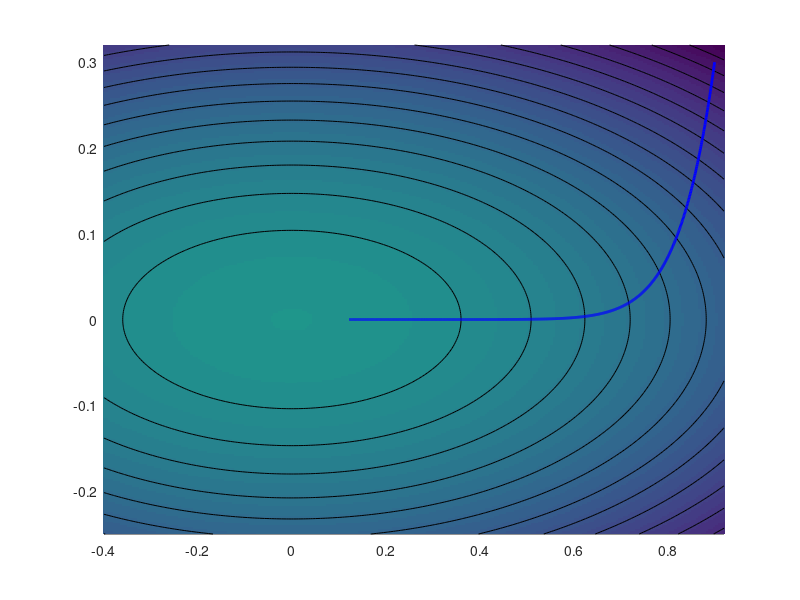

MATLAB code for this plot: (Note: this script raises an error after producing the figure.)
%%
% Gradient descent on a quadratic function.

rep = 'results/';
[~,~] = mkdir(rep);

% x^2+a*y^2
a = 2;

gmode = 'nesterov1';
gmode = 'nesterov';
gmode = 'heavyball';

% anisotropy
a = 12;
% initial point
z0 = .9 + 1i * .3;

% display
N = 256;
tx = linspace(-.4,.92,N);
ty = linspace(-.25,.32,N);
[Y,X] = meshgrid(ty,tx);
F = ( X.^2+a*Y.^2 )/2;
                

clf; hold on;
imagesc(tx,ty,-F');
contour(tx,ty,F', 15, 'k');

% descent step size
tau = .01/10;
niter = round(2/tau);
% momentum
q = 9;
switch gmode
    case  'heavyball'
        mulist = linspace(0,.98,q);
    case {'nesterov' 'nesterov1'}
        mulist = linspace(0,.99,q);
end
% mulist = 0*[1 1];



% gradient of F
gF = @(z) real(z) + 1i * a*imag(z);

lgd = {''};
Zsvg = [];
for imu=1:length(mulist)
    mu = mulist(imu);
    
    c = (imu-1)/(length(mulist)-1);
    
    
    % initial point
    z = z0;
    Z = [];
    v = 0;
    s = z; zold = z;
    %v = -tau*gF(z);
    for i=1:niter
        Z(end+1) = z;
        % gradient
        switch gmode
            case  'heavyball'
                g = gF(z);
                v = mu*v - tau*g;
                z = z + v;
            case 'nesterov'
                g = gF(z + mu*v);
                v = mu*v - tau*g;
                z = z + v;
        end
    end
    Zsvg(:,end+1)=Z(:);
    
    plot(Z, '-', 'LineWidth', 2, 'MarkerSize', 23, 'Color', c*[1 0 0] + (1-c)*[0 0 1]);
    colormap parula(256);
    % axis image; 
    axis off; axis equal;
    axis([min(tx) max(tx) min(ty) max(ty)]);
    drawnow;
    lgd{end+1} = ['\mu=' num2str(mu)];
end
plot(0,0, 'k.', 'MarkerSize', 23);

saveas(gcf, [rep 'gd-' gmode  '.png'], 'png');
% legend(lgd);

if 0
clf;
plot(real(Zsvg));
end
